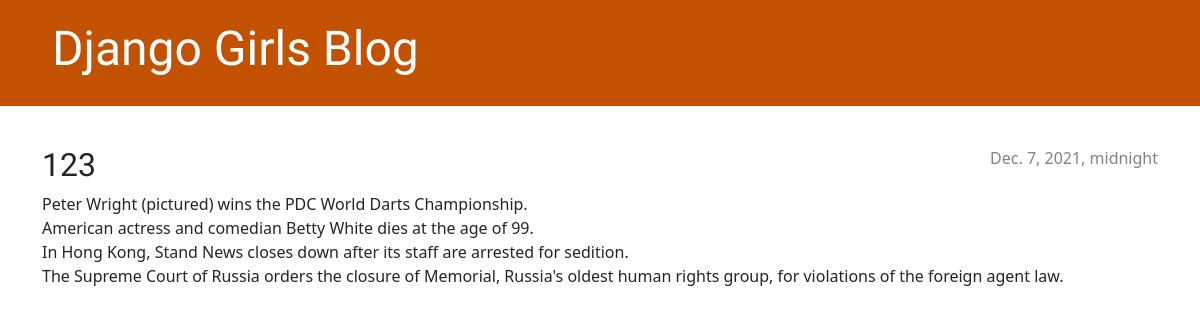
The app's page /post/2/, older data.
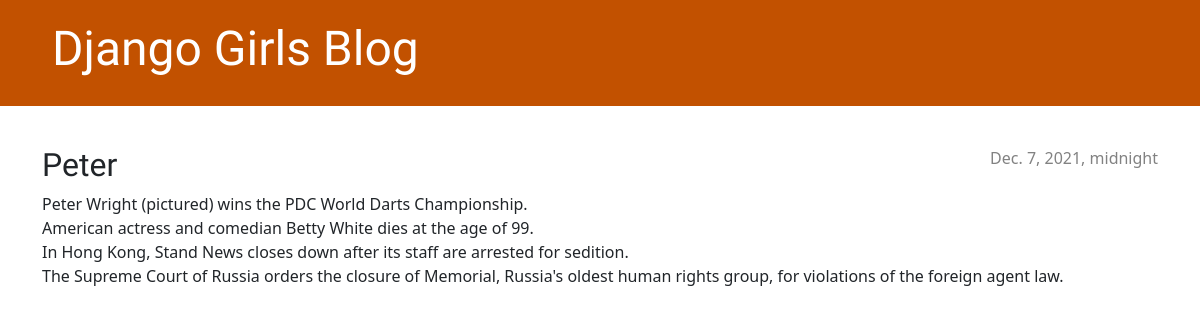
The same page, newer data.
### blog/models.py (models this page shows, shortened)
class Post(models.Model):
    author = models.ForeignKey(settings.AUTH_USER_MODEL, on_delete=models.CASCADE)
    title = models.CharField(max_length=200)
    text = models.TextField()
    created_date = models.DateTimeField(default=timezone.now)
    published_date = models.DateTimeField(blank=True, null=True)

### blog/views.py (the view)
# urls.py: path('post/<int:pk>/', views.post_detail, name='post_detail'),
def post_detail(request, pk):
    post = get_object_or_404(Post, pk=pk)
    return render(request, 'blog/post_detail.html', {'post': post})

### blog/templates/blog/post_detail.html (shortened to what this page needs)
{% extends 'blog/base.html' %}
{% block content %}
<article class="post">
    {% if post.published_date %}
    <time class="date">
        {{ post.published_date }}
    </time>
    {% endif %}
    <h2>{{ post.title }}</h2>
    <p>{{ post.text|linebreaksbr }}</p>
</article>
{% endblock %}

### blog/templates/blog/base.html (shortened to what this page needs)
{% load static %}
<!DOCTYPE html>
<html>
<head>
    <link href="https://cdn.jsdelivr.net/npm/bootstrap@5.1.3/dist/css/bootstrap.min.css"
 rel="stylesheet">
    <link href="{% static 'css/blog.css' %}" rel="stylesheet">
</head>
<body>
<header class="page-header">
    <div class="container">
        <h1><a href="/">Django Girls Blog</a></h1>
    </div>
</header>
<main class="container">
    <div class="row">
        <div class="col">
            {% block content %}
            {% endblock %}
        </div>
    </div>
</main>
</body>
</html>

### blog/static/css/blog.css (style rules this page uses)
h1 a, h2 a { color: #C25100; font-family: 'Lobster'; }
.page-header { background-color: #C25100; margin-top: 0; margin-bottom: 40px; padding: 20px 20px 20px 40px; }
.page-header h1, .page-header h1 a, .page-header h1 a:visited, .page-header h1 a:active { color: #ffffff; font-size: 36pt; text-decoration: none; }
h1, h2, h3, h4 { font-family: 'Lobster', cursive; }
.date { color: #828282; }
.post { margin-bottom: 70px; }
.post > .date, .post > .actions { float: right; }

Row changes from the older to the newer data that the page shows:
changed Post: title "123" → "Peter"
